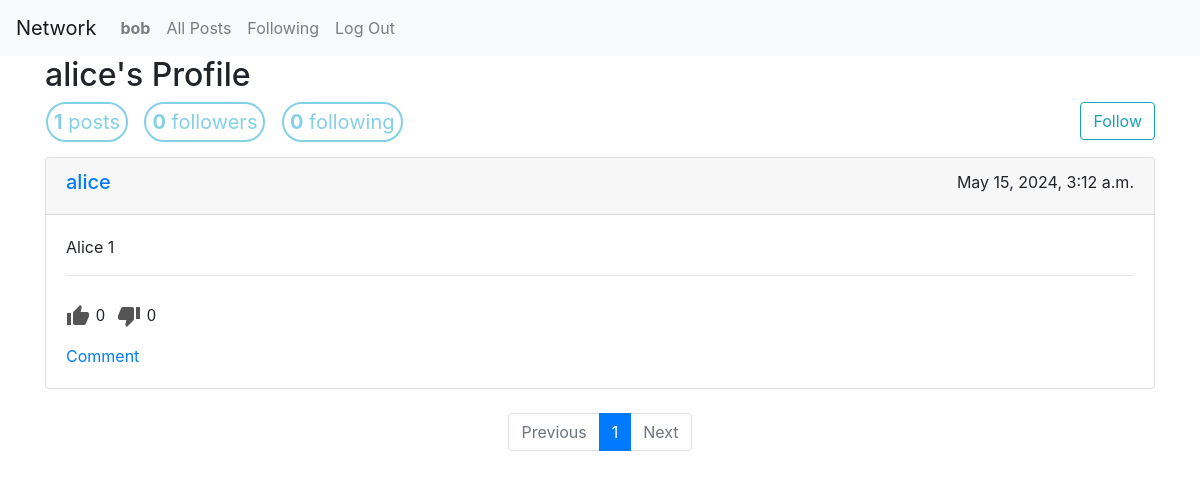
Page /profile/alice (signed in) on the earlier database version.
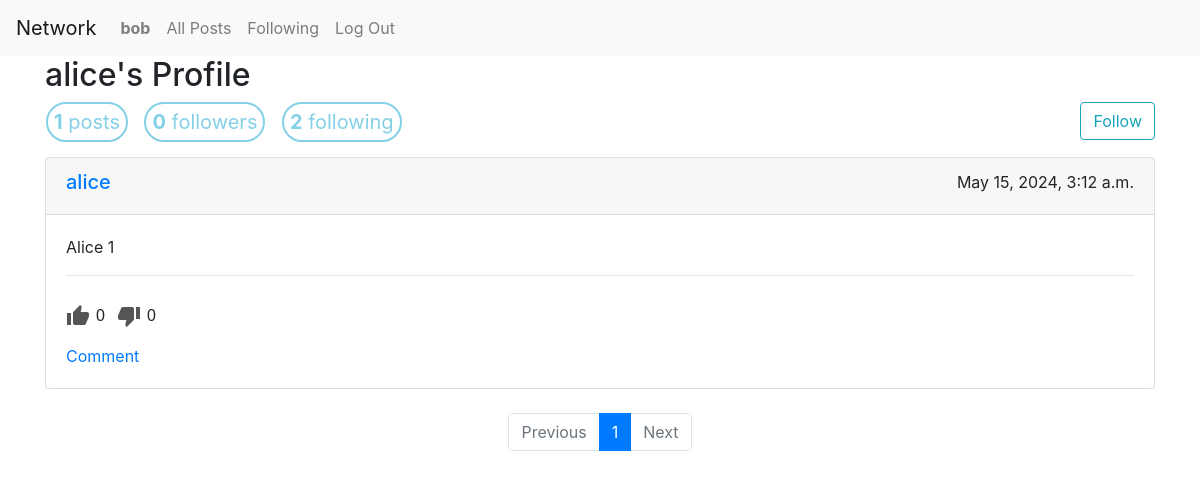
Same page on the later database version.
### network/models.py (models this page shows)
class User(AbstractUser):
    following = models.ManyToManyField("User", blank=True, related_name="followers")
    def following_num(self):
        return self.following.all().count()
    def follower_num(self):
        return self.followers.all().count()
    def post_num(self):
        return self.posts.all().count()

### network/views.py (the view)
# urls.py: path("profile/<str:username>", views.profile, name="profile"),
def profile(request, username):
    if request.GET.get("page") is None:
        page_number = int(1)
    else:
        page_number = request.GET.get("page")
    user = User.objects.get(username=username)
    profile_posts = Post.objects.filter(poster=user).order_by("-timestamp")
    post_paginator = Paginator(profile_posts, NUM)
    post_page = post_paginator.get_page(page_number)
    return render(request, "network/index.html", {
        "title": "My Profile" if user == request.user else f"{user.username}'s Profile",
        "profile": True,
        "user": user,
        "posts_per_page": post_page,
        "form": PostForm()
    })

### network/models.py (called while the page is built)
    def like_num(self):
        return self.likes.all().count()

    def dislike_num(self):
        return self.dislikes.all().count()

### network/templates/network/index.html (shortened to what the changed rows need)
{% extends "network/layout.html" %}
{% block body %}
<div class="container">
    <h2 >{{ title }}</h2>
    {% if profile %}
        <div class="d-flex justify-content-between">
            <div class="text-right">
                <div class="profile">
                    <span class="profile-item"><strong>{{ user.post_num }}</strong> posts</span>
                    <span id="follower_num" class="profile-item"><strong>{{ user.follower_num }}</strong> followers</span>
                    <span id="following_num" class="profile-item"><strong>{{ user.following_num }}</strong> following</span>
                </div>
            </div>
            {% if request.user.is_authenticated and user != request.user %}
                <div class="text-left">
                    {% if user in request.user.following.all %}
                        <div id="following_btn" style="display: inline-block;"><button class="btn btn-outline-info active">Following</button></div>
                        <div id="unfollow_btn" style="display: inline-block;"><button value="{{ user.id }}" class="btn btn-outline-secondary">Unfollow</button></div>
                        <div id="follow_btn" style="display: none;"><button value="{{ user.id }}" class="btn btn-outline-info">Follow</button></div>
                    {% else %}
                        <div id="follow_btn" style="display: inline-block;"><button value="{{ user.id }}" class="btn btn-outline-info">Follow</button></div>
                    {% endif %}
                </div>
            {% endif %}
        </div>
    {% endif %}
</div>
{% endblock %}

Differences in the rows shown:
changed User (number 2 of 2 on the later page): following_num "0" → "2"
